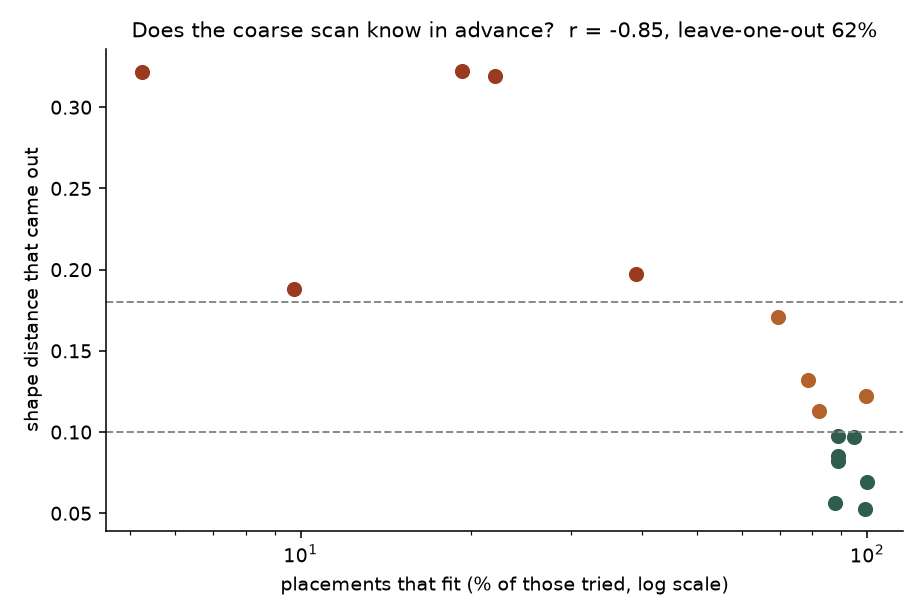

The Python source for this figure:
"""
Can the service tell you it will not work BEFORE it spends a minute finding out?

The worst thing left in the product: pick Keelung, wait a minute, get told the
street network cannot draw a heart. The answer is true and a minute late.

The obvious predictor failed. Last turn I proposed the city's directional
street scale, on a +0.74 correlation with shape distance over seven cities.
Fitted with width and tested leave-one-out over thirteen routes it classifies
into good/marginal/poor at 62%, against 54% for saying "good" every time - and
it puts Keelung, the one case it exists to catch, in the wrong band. The
correlation was one point: drop Keelung and +0.74 becomes +0.47.

This tests a different one. The coarse scan already counts how many placements
of the shape fit anywhere in the network, and the service runs it anyway before
the expensive part. Over fourteen routes spanning three shapes, four sizes and
seven cities, log(viable placements) against the shape distance that came out
is r = -0.85, and the two worst results - Taipei 101 at 27 viable, Keelung at
99 - are the two lowest.

Two things have to be established before that can be used:

1. The RATE, not the count. Runs scanned different numbers of candidate
   centres, so a raw count confounds "few fit" with "few tried".
2. Leave-one-out band accuracy, the standard that killed the first predictor.
   A correlation is not a classifier.

And one thing has to be worth it: the coarse scan has to be a small fraction of
the total, or an early warning saves nothing. That is timed here too.

RESULT. As a three-way grader it fails the same way the street scale did:
leave-one-out band accuracy 62% against 44% for saying "good" every time. Fit a
line to log(rate) and bin it and you get good/marginal confusions everywhere.

But that is not the question the product asks. The question is "will this come
out unusable", and on that it separates completely:

    viable rate of the five POOR routes   5.2%  9.7%  19.3%  22.0%  39.1%
    viable rate of the other eleven      69.6% ... 99.7%

Nothing in between. Any threshold from 40% to 69% catches 5 of 5 bad routes
with 0 false alarms out of 11, with a 30-point margin either side, so the
service uses the midpoint. Sixteen routes over three shapes, four sizes and
seven cities.

The timing works: network 21.1s, coarse scan 0.1s, fitting 21.5s. The scan is
free and the warning lands at half the wait. It cannot move any earlier without
the network, which is why /api/plan stays instant and map-free and the check
lives in /api/route.

Run:  python poc27_early_warning.py
Out:  poc27_early_warning.png, poc27_early_warning.json
"""

from __future__ import annotations

import json
import time
from pathlib import Path

import matplotlib
matplotlib.use("Agg")
import matplotlib.pyplot as plt
import numpy as np
from pyproj import Transformer

import route_feasibility as rf
import street_scale as ss
from heart_route_poc2 import NoRouteFoundError
from heart_route_poc3 import (GRID_STEP_M, MIN_SEPARATION_M, build_center_grid,
                              build_street_index, select_candidates)
from poc6_shapes import coarse_scan, refine
from region_graph import RegionNotCovered, region_graph
from shape_library import resample_by_arclength

# Three shapes, four distances, seven cities - chosen so size and place vary
# independently rather than together.
CASES = [
    ("heart", 10.0, "台北", 25.0400, 121.5400),
    ("heart", 20.0, "台北", 25.0400, 121.5400),
    ("heart", 35.0, "台北", 25.0400, 121.5400),
    ("heart", 50.0, "台北", 25.0400, 121.5400),
    ("star5", 20.0, "台北", 25.0400, 121.5400),
    ("star5", 35.0, "台北", 25.0400, 121.5400),
    ("triangle", 10.0, "台北", 25.0400, 121.5400),
    ("heart", 10.0, "板橋", 25.0143, 121.4672),
    ("heart", 10.0, "桃園", 24.9937, 121.3010),
    ("heart", 10.0, "新竹", 24.8039, 120.9715),
    ("heart", 10.0, "宜蘭", 24.7570, 121.7530),
    ("heart", 10.0, "基隆", 25.1283, 121.7419),
    ("heart", 20.0, "基隆", 25.1283, 121.7419),
    ("heart", 10.0, "台中", 24.1477, 120.6736),
    ("heart", 20.0, "台中", 24.1477, 120.6736),
    ("triangle", 10.0, "基隆", 25.1283, 121.7419),
]
MODE = "bike"
FITS = 3
PLACEMENT_SLACK = 1.0
BANDS = ((0.10, "good"), (0.18, "marginal"), (9e9, "poor"))
OUT_PNG = Path(__file__).with_name("poc27_early_warning.png")
OUT_JSON = Path(__file__).with_name("poc27_early_warning.json")

_nets: dict = {}


def net_for(lat, lon, half):
    key = (round(lat, 4), round(lon, 4), round(half))
    if key not in _nets:
        g = region_graph(lat, lon, half, mode=MODE)
        to_proj = Transformer.from_crs("EPSG:4326", g.graph["crs"], always_xy=True)
        _nets.clear()
        _nets[key] = {"graph": g, "tree": build_street_index(g),
                      "region": np.array(to_proj.transform(lon, lat))}
    return _nets[key]


def band(distance: float) -> str:
    for limit, name in BANDS:
        if distance < limit:
            return name
    return BANDS[-1][1]


def run_case(shape, target_km, city, lat, lon) -> dict:
    scale = ss.scale_for(lat, lon, MODE, rf.MODES[MODE]["street_scale_m"])
    p = rf.plan(shape, target_km, MODE, scale)
    if not p.feasible:
        return {"status": "infeasible", "reason": p.reason}
    width_m, points = float(p.width_m), int(p.points)
    dense = resample_by_arclength(shape, 4000)
    closed = np.vstack([dense, dense[:1]])
    per = float(np.hypot(*np.diff(closed, axis=0).T).sum())
    template_km = per * width_m / 1000.0
    half = max(4500.0, width_m * PLACEMENT_SLACK)

    t_net = time.time()
    try:
        net = net_for(lat, lon, half)
    except RegionNotCovered as exc:
        return {"status": "not covered", "reason": str(exc)}
    t_net = time.time() - t_net

    t_scan = time.time()
    centers, _, _ = build_center_grid(net["region"],
                                      max(400.0, half - width_m * 0.75), GRID_STEP_M)
    scored = coarse_scan(net["tree"], centers, shape, width_m, (0.0,))
    viable = int(np.isfinite(scored["score"]).sum())
    t_scan = time.time() - t_scan
    if viable == 0:
        return {"status": "no placement", "centers": len(centers), "viable": 0,
                "scan_seconds": round(t_scan, 1), "net_seconds": round(t_net, 1)}

    t_fit = time.time()
    got = []
    for row in select_candidates(scored, FITS, MIN_SEPARATION_M):
        try:
            f = refine(net["graph"], shape, np.array([row["x"], row["y"]]),
                       row["rotation"], width_m, points=points)
        except NoRouteFoundError:
            f = None
        if f is not None:
            got.append({"distance": float(f["distance"]),
                        "detour": f["metrics"]["route_km"] / template_km})
    t_fit = time.time() - t_fit
    if not got:
        return {"status": "no route", "centers": len(centers), "viable": viable}
    kept = min(got, key=lambda g: g["distance"])
    return {"status": "ok", "shape": shape, "target_km": target_km, "city": city,
            "width_m": width_m, "points": points, "street_scale_m": scale,
            "centers": len(centers), "viable": viable,
            "viable_rate": viable / len(centers),
            "kept_distance": kept["distance"], "kept_detour": kept["detour"],
            "band": band(kept["distance"]),
            "net_seconds": round(t_net, 1), "scan_seconds": round(t_scan, 1),
            "fit_seconds": round(t_fit, 1)}


def leave_one_out(x, y) -> tuple[float, list]:
    """Band accuracy when each point is predicted by a fit that excludes it."""
    x, y = np.asarray(x), np.asarray(y)
    preds = []
    for i in range(len(y)):
        m = np.ones(len(y), bool)
        m[i] = False
        A = np.column_stack([np.ones(m.sum()), x[m]])
        b, *_ = np.linalg.lstsq(A, y[m], rcond=None)
        preds.append(float(b[0] + b[1] * x[i]))
    hits = sum(band(p) == band(t) for p, t in zip(preds, y))
    return hits / len(y), preds


def main() -> None:
    out = {}
    for shape, km, city, lat, lon in CASES:
        key = f"{shape}@{km:.0f}/{city}"
        print(f"\n=== {key} ===", flush=True)
        out[key] = run_case(shape, km, city, lat, lon)
        r = out[key]
        if r.get("status") == "ok":
            print(f"  {r['viable']}/{r['centers']} viable ({r['viable_rate']:.1%}), "
                  f"distance {r['kept_distance']:.3f} [{r['band']}], "
                  f"net {r['net_seconds']}s scan {r['scan_seconds']}s "
                  f"fit {r['fit_seconds']}s", flush=True)
        else:
            print(f"  {r.get('status')}: {r.get('reason', '')}", flush=True)
        OUT_JSON.write_text(json.dumps(out, indent=2))

    ok = {k: v for k, v in out.items() if v.get("status") == "ok"}
    if len(ok) < 4:
        print("\ntoo few cases to judge")
        return
    lr = np.log(np.array([v["viable_rate"] for v in ok.values()]))
    y = np.array([v["kept_distance"] for v in ok.values()])
    acc, preds = leave_one_out(lr, y)
    always_good = sum(1 for v in y if band(v) == "good") / len(y)
    print(f"\nlog(viable rate) vs distance: r = {np.corrcoef(lr, y)[0, 1]:+.2f}")
    print(f"leave-one-out band accuracy: {acc:.0%}   "
          f"(saying 'good' every time: {always_good:.0%})")
    print(f"\n{'case':22s}{'viable':>9}{'actual':>9}{'LOO':>8}  band")
    for (k, v), p in zip(ok.items(), preds):
        mark = "" if band(p) == v["band"] else "  MISS"
        print(f"{k:22s}{v['viable_rate']:>8.1%}{v['kept_distance']:>9.3f}"
              f"{p:>8.3f}  {v['band']:<9}{band(p):<9}{mark}")
    scan = np.mean([v["scan_seconds"] for v in ok.values()])
    fit = np.mean([v["fit_seconds"] for v in ok.values()])
    net = np.mean([v["net_seconds"] for v in ok.values()])
    print(f"\nmean seconds: network {net:.1f}, coarse scan {scan:.1f}, fitting {fit:.1f}")
    print(f"a warning after the scan arrives {fit / (net + scan + fit):.0%} sooner")
    out["_summary"] = {"r": float(np.corrcoef(lr, y)[0, 1]), "loo_accuracy": acc,
                       "always_good": always_good, "n": len(y),
                       "mean_net_s": net, "mean_scan_s": scan, "mean_fit_s": fit}
    OUT_JSON.write_text(json.dumps(out, indent=2))

    fig, ax = plt.subplots(figsize=(6.6, 4.4))
    colors = {"good": "#2f5d50", "marginal": "#b4622c", "poor": "#9a3b1f"}
    for k, v in ok.items():
        ax.scatter(v["viable_rate"] * 100, v["kept_distance"], s=46,
                   color=colors[v["band"]])
    ax.set_xscale("log")
    ax.axhline(0.10, ls="--", lw=1, color="#888")
    ax.axhline(0.18, ls="--", lw=1, color="#888")
    ax.set_xlabel("placements that fit (% of those tried, log scale)")
    ax.set_ylabel("shape distance that came out")
    ax.set_title(f"Does the coarse scan know in advance?  "
                 f"r = {np.corrcoef(lr, y)[0, 1]:+.2f}, "
                 f"leave-one-out {acc:.0%}", fontsize=11)
    ax.spines[["top", "right"]].set_visible(False)
    fig.tight_layout(); fig.savefig(OUT_PNG, dpi=140)
    print(f"\nwrote {OUT_PNG.name} and {OUT_JSON.name}")


if __name__ == "__main__":
    main()
